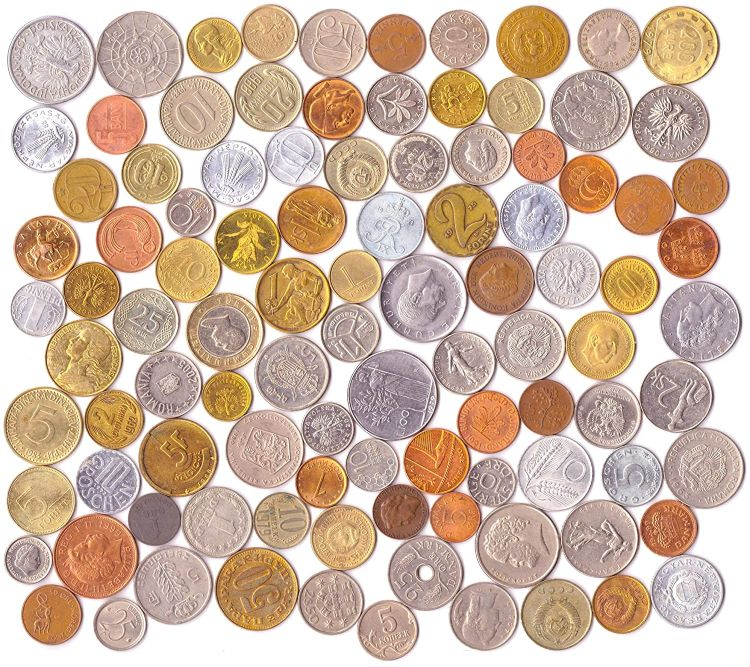
#> input picture Moedas/coins102.jpg, 750 x 667 px, found by its file name
$ jupyter execute --allow-errors 'ImageCount (1).ipynb'   (shell and % lines are left out)   (older library calls are emulated)
#> lines starting #> are read from the running program, lines starting #| are printed output that depends on the picture; after the words box and inside, x2 and y2 are one past the last pixel; in counts of white or black regions, pixels touching at a corner belong together
## <font color="#521921"> APVC: *Challenge 2*
##### Grup 4: Santos, Rafaela; Vera Cruz, Dilan.

> <font color="##194852">The objective of this exercise is to develop a Python script that reads images containing several coins and
and calculates an estimate for the number of coins present in the image.

The approach used was:
- Binarizing the images (with Otsu method or use fixed thresholds)
- Morphological operations in order to:

    1) reduce the noise in the binarized image;

    2) separate the regions corresponding to the coins

</font>

[cell 1]
import cv2
import numpy as np
import os

# Introduction
The appoach used in this assignment was to perform the image processing and the A/B testing in one or two coin images and then proceed to use the same methods in the rest of the images.

## Show the images

[cell 2]
# Change the directory here to the folder where the images are located in your machine.
directory = r'C:\Users\User\Downloads\Desafio2 - contador de moedas-20231006\Challenge2'

#> (a cell that did not finish here is left out)

As it can be seen here there are various coins images with different characteristics. Some of them are brighter than other, the sizes are different, so is the shape and some of them have even holes in them. In order to accurately get the right number of coins it is needed to first do a image pre-processing.

## Normalize the image

Normalization is being used to standardize the pixel values within the image. This technique is particularly useful for several reasons:

Improved Data Consistency: Since the coin images are all different in color, normalization ensures that the pixel values in an image have consistent and standardized scales.

Reduced Sensitivity to Intensity Variations: The coin images have variations in illumination and contrast due to factors like lighting conditions. Normalization can help mitigate these variations by scaling the pixel values, making the image more robust to such changes.

Enhanced Visualization: Normalized images often have better visual quality, which can aid in the human interpretation of images and make them more suitable for display or presentation purposes.

Although there are several methods of normalization, the one used is Min-Max Scaling.

[cell 4]
image_path = r'C:\Users\User\Downloads\Desafio2 - contador de moedas-20231006\Challenge2\coins102.jpg'

# Load the image
img = cv2.imread(image_path)
#> img is the input picture: shape (667, 750, 3); mean B, G, R 162.9, 181.8, 206.4

img_norm = cv2.normalize(img, None, 0, 255, cv2.NORM_MINMAX, cv2.CV_8U) # normaliza para [0, 255], inteiros

# Display the normalized image
cv2.imshow('Normalized Image', img_norm)

# Wait for a key press and close windows
cv2.waitKey(0)
cv2.destroyAllWindows()

## Sharpen the image

It was testes several convolution methods but the ones that provided the best result after binarizing the image was sharpening the image with cv2.filter2D(img_norm, -1, sharpenkernel) and then applying a blur.

[cell 5]
sharpenkernel = np.array((
[0, -1, 0],
[-1,  5, -1],
[0, -1, 0]), dtype=np.int8)

img_sharpened2 = cv2.filter2D(img_norm, -1, sharpenkernel)
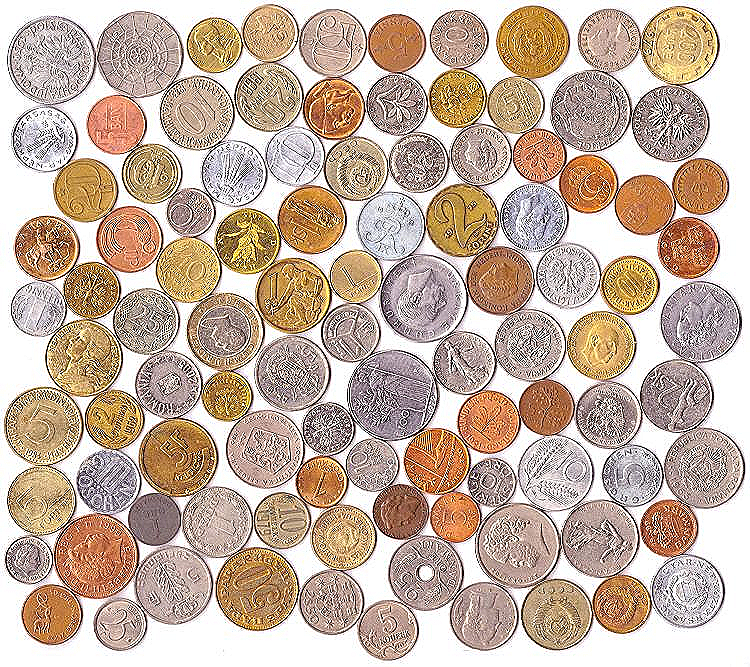
#> img_sharpened2: shape (667, 750, 3); mean B, G, R 160.1, 175.3, 194.9


cv2.imshow("Image sharpened", img_sharpened2)
cv2.waitKey(0)
cv2.destroyAllWindows()

## Blur the image

Blur is a technique used to reduce the level of detail or sharpness in an image. It has both practical and creative applications, but the main reason they were used was to:

Noise Reduction: since applying a blur filter can help smooth out these variations and make the image appear cleaner.

Image Smoothing: since blurring can be used to smooth or soften the transitions between different regions or objects in an image and help to reduce the appearance of fine details or imperfections, creating a more aesthetically pleasing result.

While doing the A/B testing it was tried to enhance the brightness of the image, but that obviouly didn't work because after binarizing the image it seemed that the coins had more holes, what could cause difficulties when trying to detect the edges of the coins.

Blurring the image was then the approach chosen. cv2.blur(img, (5,5)) and cv2.GaussianBlur(img, (5, 5)) were tested but the second one proved to be the best for the kind of images provided.

[cell 6]
# Apply Gaussian Blur
blurred_img = cv2.GaussianBlur(img_sharpened2, (7, 7), 2)

# Display the blurred image
cv2.imshow('Blurred Image', blurred_img)

# Wait for a key press and close windows
cv2.waitKey(0)
cv2.destroyAllWindows()

## Gray out the image

[cell 7]
# Convert the image to grayscale
gray_img = cv2.cvtColor(img_sharpened2, cv2.COLOR_BGR2GRAY)
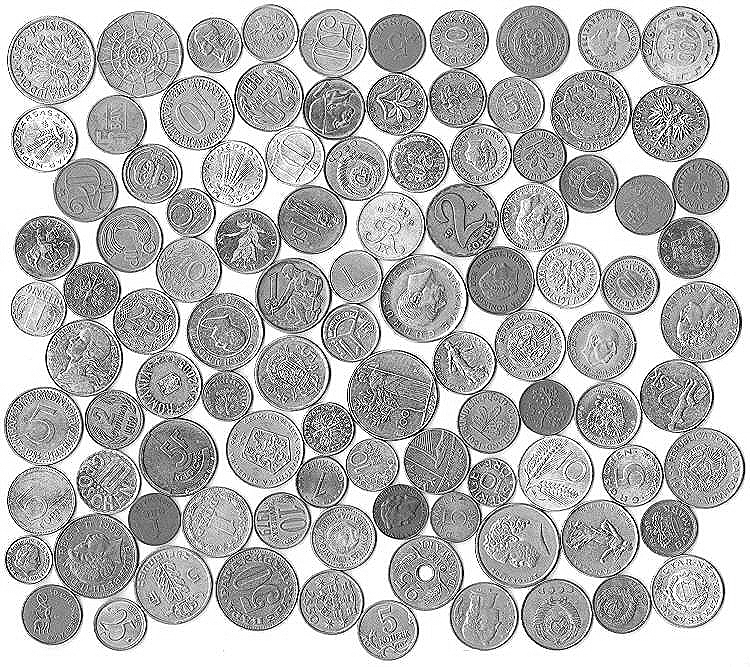
#> gray_img: shape (667, 750); min 0, max 255, mean 179.4

# Apply Gaussian Blur
blurred_img = cv2.GaussianBlur(gray_img, (7, 7), 2)
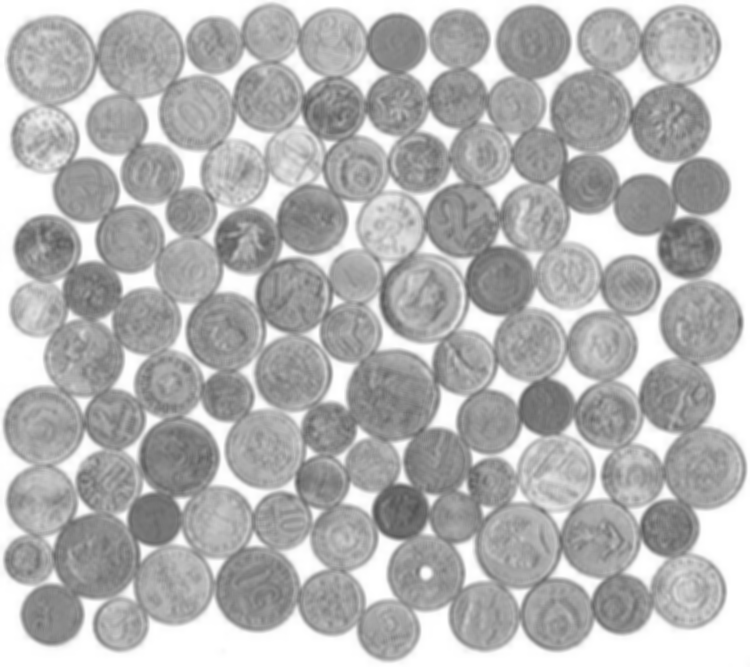
#> blurred_img: shape (667, 750); min 82, max 255, mean 179.4

cv2.imshow('Blurred Image', blurred_img)
# Wait for a key press and close windows
cv2.waitKey(0)
cv2.destroyAllWindows()

## Binarize the images

[cell 8]
# Binarize using Otsu's thresholding
t, imgBin = cv2.threshold(blurred_img, 0, 255, cv2.THRESH_BINARY + cv2.THRESH_OTSU)
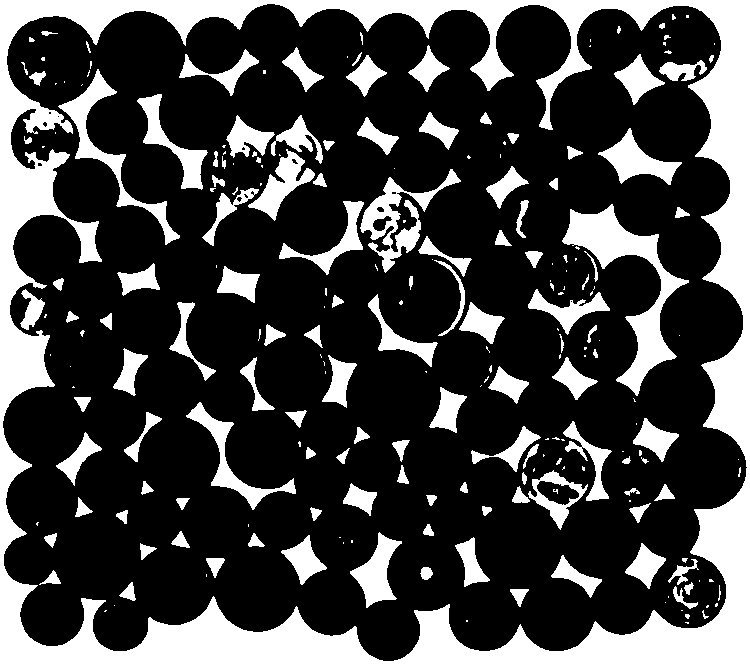
#> imgBin: shape (667, 750); 26.8% white; 228 white regions (100 under 20 px), largest, box (x1, y1, x2, y2) and area: (0, 0, 750, 667) 75052, (562, 204, 689, 396) 5943, (58, 69, 180, 245) 2785
#> t = 199

# Display the binarized image
cv2.imshow('Binarized Image', imgBin)

# Wait for a key press and close windows
cv2.waitKey(0)
cv2.destroyAllWindows()

  ## Apply morphological operations (Closing)

The approach used to better separate the coins and to deal with the holes in the coins was to apply closing. Using the imgClosed = cv2.morphologyEx(imgBin, cv2.MORPH_CLOSE, strel) didn't work very well to hide the holes in the image, so it was decided to apply closing by applying Dilatation followed by Erosion.

### Apply Dilation

Dilation "grows" or expands the white regions in the binary image. It fills in small gaps, connects nearby white pixels, and enlarges objects. The size and shape of the structuring element determine how much dilation occurs. A larger structuring element produces a more significant dilation effect. The arguments in the cv2.getStructuringElement() and cv2.dilate() should be used careful to achieve a good dilatation result.

After many tries, the arguments below are the ones that provided an optimal result.

[cell 9]
strel = cv2.getStructuringElement(cv2.MORPH_ELLIPSE, (5, 5))

[cell 10]
# Display the dilated image
imgDil = cv2.dilate(imgBin, strel, iterations=8)
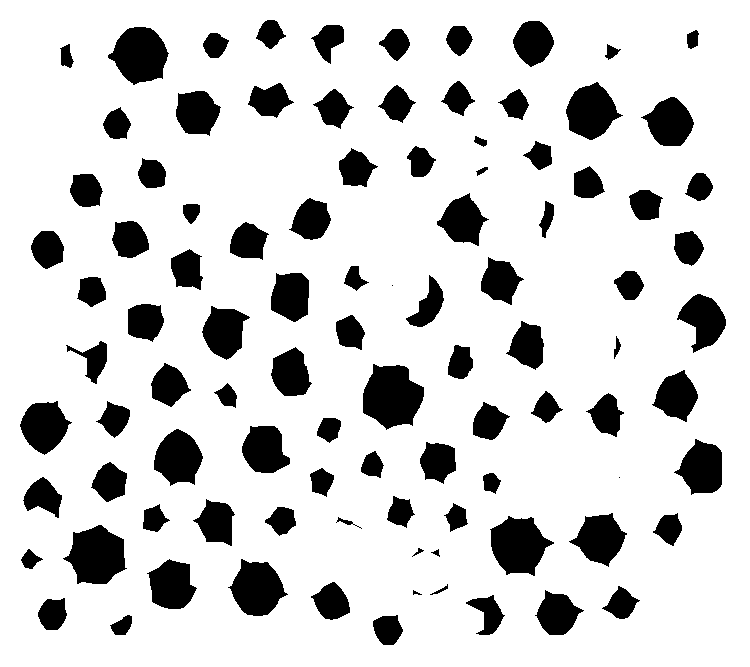
#> imgDil: shape (667, 750); 82.9% white; 98 black regions (2 under 20 px), largest, box (x1, y1, x2, y2) and area: (363, 364, 424, 430) 2887, (63, 525, 127, 584) 2569, (490, 516, 554, 576) 2488
cv2.imshow("Dilated Image", imgDil)
# Wait for a key press and close windows
cv2.waitKey(0)
cv2.destroyAllWindows()

### Apply Erosion

After performing dilation, the resulting image is subjected to an erosion operation.
Similar to dilation, the kernel is moved over the image, but this time, the output pixel becomes white only if all the pixels under the kernel are white.
Erosion "shrinks" or erodes the white regions in the binary image. It removes small protrusions, reduces object sizes, and smoothens object boundaries.
Like with dilation, the size and shape of the structuring element influence the extent of erosion. A larger structuring element produces less erosion effect.

[cell 11]
strel = cv2.getStructuringElement(cv2.MORPH_ELLIPSE, (3, 3))

[cell 12]
# Apply morphological operation: Erosion
imgEro = cv2.erode(imgDil, strel, iterations = 9)
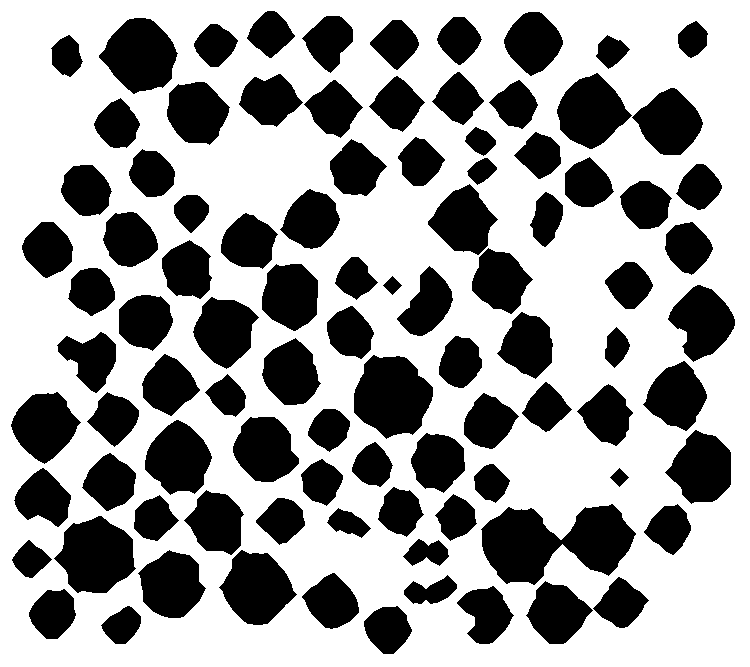
#> imgEro: shape (667, 750); 62.6% white; 95 black regions

# Display the eroded image
cv2.imshow("Eroded Image", imgEro)


# Wait for a key press and close windows
cv2.waitKey(0)
cv2.destroyAllWindows()

## Count the number of coins

[cell 13]
# Find contours
contours, _ = cv2.findContours(imgEro, cv2.RETR_TREE, cv2.CHAIN_APPROX_NONE)
#> contours = 96 contours; largest, box (x1, y1, x2, y2) and area: (0, 0, 750, 667) 498834, (480, 503, 637, 586) 7818, (353, 354, 434, 440) 4924, (53, 515, 137, 594) 4502, (98, 17, 179, 95) 4136

area = {}
for i in range(len(contours)):
    cnt = contours[i]
    ar = cv2.contourArea(cnt)
    area[i] = ar
#> this loop made 96 passes
#> ar on passes 1 to 8: 498834, 1685, 1032, 1748.5, 2086, 2713, 1676.5, 959
#> after the loop, area = 96 items

srt = sorted(area.items(), key=lambda x: x[1], reverse=True)
#> srt = 96 pairs, first value 0 to 95, second value 200 to 498834
results = np.array(srt).astype("int")
#> results has the same summary as srt
num = np.argwhere(results[:, 1] > 500).shape[0]

for i in range(1, num):
    img = cv2.drawContours(img, contours, results[i, 0], (0, 255, 0), 3)
#> this loop made 93 passes
#> pass 1, `img = cv2.drawContours(img, contours, results[i, 0], (0, 255, 0), 3)`:
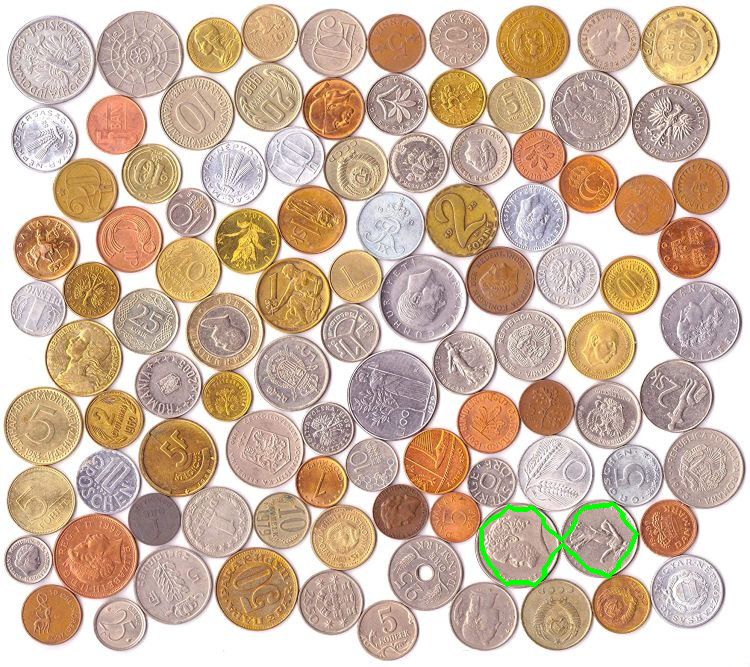
#> img: shape (667, 750, 3); 0.39% of pixels changed, all inside (x1, y1, x2, y2) = (478, 501, 639, 588)
#> after the loop:
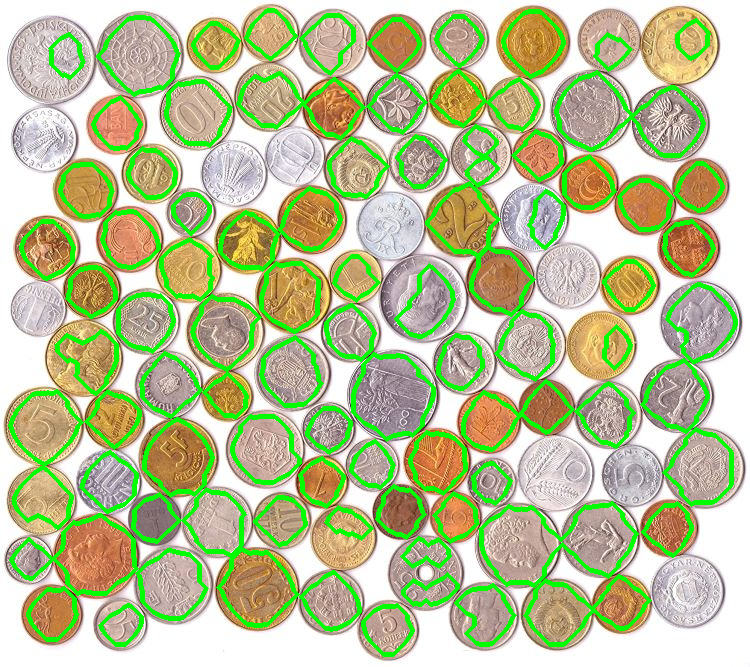
#> img: shape (667, 750, 3); mean B, G, R 147.1, 195.1, 181.8

print("Number of coins is", num - 1)
#| Number of coins is 93
cv2.imshow("Final", img)
#cv2.imshow("Eroded Image", imgEro)

# Wait for a key press to continue to the next image
cv2.waitKey(0)
cv2.destroyAllWindows()

$ run again, with Moedas/coins100.jpg copied over Moedas/coins102.jpg
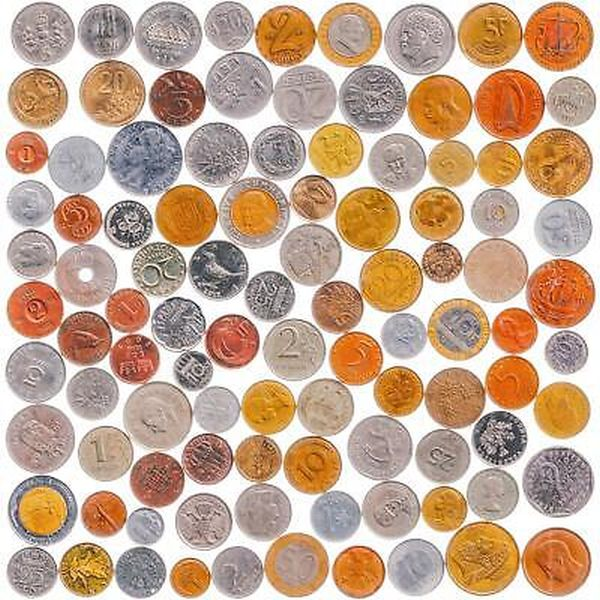
#> input picture Moedas/coins100.jpg, 600 x 600 px, found by its file name
#> img is the input picture: shape (600, 600, 3); mean B, G, R 146.8, 169, 197.5
#> `t, imgBin = cv2.threshold(blurred_img, 0, 255, cv2.THRESH_BINARY + cv2..`:
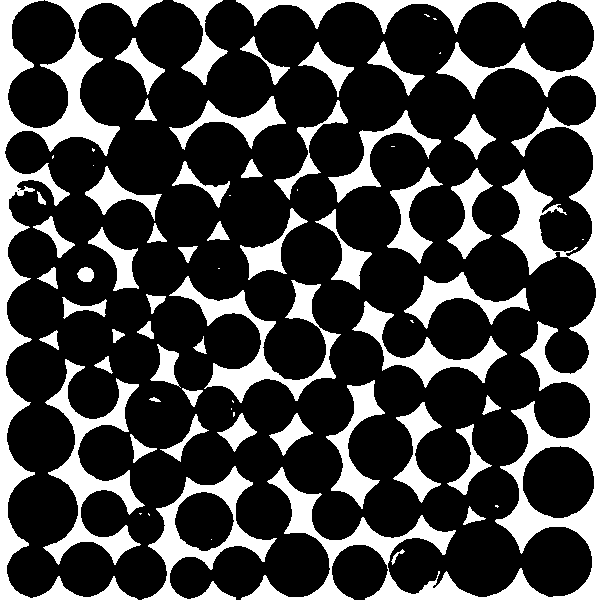
#> imgBin: shape (600, 600); 26.2% white; 72 white regions (19 under 20 px), largest, box (x1, y1, x2, y2) and area: (241, 0, 600, 600) 25712, (0, 0, 163, 600) 15079, (43, 359, 145, 565) 5462
#> t = 192
#> imgDil: shape (600, 600); 87.4% white; 105 black regions (9 under 20 px), largest, box (x1, y1, x2, y2) and area: (461, 535, 504, 581) 1382, (124, 136, 166, 179) 1366, (491, 84, 529, 128) 1169
#> imgEro: shape (600, 600); 66.9% white; 98 black regions
#> contours = 99 contours; largest, box (x1, y1, x2, y2) and area: (0, 0, 600, 600) 358801, (451, 525, 514, 591) 2694, (114, 126, 176, 189) 2686, (481, 74, 539, 138) 2384, (532, 262, 589, 325) 2322
#> the loop `for i in range(len(contours)):` made 99 passes
#> ar on passes 1 to 8: 358801, 383, 875, 1038.5, 913, 839.5, 1085.5, 703.5
#> after the loop `for i in range(len(contours)):`: area = 99 items
#> srt = 99 pairs, first value 0 to 98, second value 361 to 358801
#> results has the same summary as srt
#> after the loop `for i in range(1, num):`:
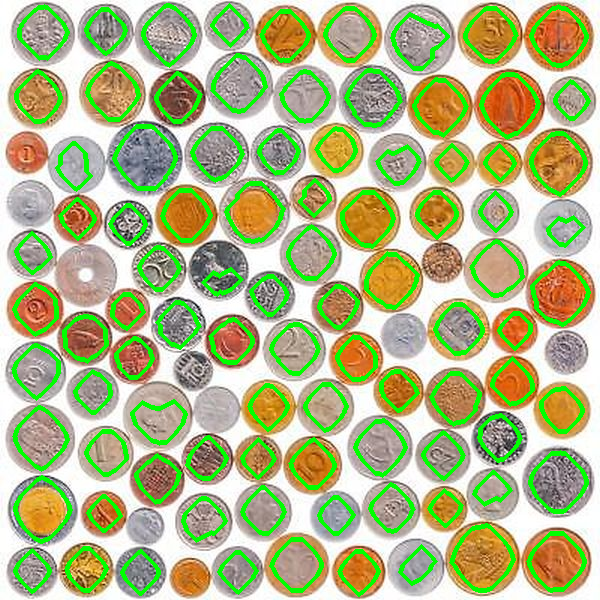
#> img: shape (600, 600, 3); mean B, G, R 132.8, 185, 173.1
#| Number of coins is 91
